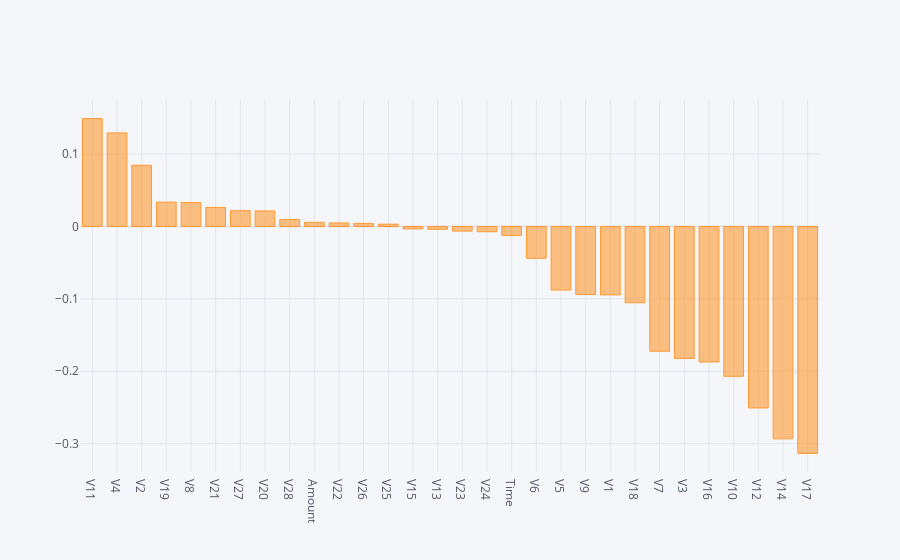

Notebook cell for this chart:
### Markdown cell above
#### Corr of other features with Class

### Code cell
df.corr()["Class"].drop(index="Class").sort_values(ascending=False).iplot(kind = "bar")

### Figure 1 — Plotly figure (JSON) as saved in the notebook; plotly's stock layout.template omitted (floating-point values rounded to 4 significant figures)
{"data": [{"marker": {"color": "rgba(255, 153, 51, 0.6)", "line": {"color": "rgba(255, 153, 51, 1.0)", "width": 1}}, "name": "Class", "orientation": "v", "text": "", "type": "bar", "x": ["V11", "V4", "V2", "V19", "V8", "V21", "V27", "V20", "V28", "Amount", "V22", "V26", "V25", "V15", "V13", "V23", "V24", "Time", "V6", "V5", "V9", "V1", "V18", "V7", "V3", "V16", "V10", "V12", "V14", "V17"], "y": [0.1491, 0.1293, 0.08462, 0.03363, 0.03307, 0.02636, 0.02189, 0.02149, 0.009682, 0.005777, 0.004887, 0.004265, 0.003202, -0.0033, -0.003897, -0.006333, -0.00721, -0.01236, -0.04392, -0.08781, -0.09402, -0.09449, -0.1053, -0.1723, -0.1823, -0.1872, -0.207, -0.2507, -0.2934, -0.3135]}], "layout": {"legend": {"bgcolor": "#F5F6F9", "font": {"color": "#4D5663"}}, "paper_bgcolor": "#F5F6F9", "plot_bgcolor": "#F5F6F9", "title": {"font": {"color": "#4D5663"}}, "xaxis": {"gridcolor": "#E1E5ED", "showgrid": true, "tickfont": {"color": "#4D5663"}, "title": {"font": {"color": "#4D5663"}, "text": ""}, "zerolinecolor": "#E1E5ED"}, "yaxis": {"gridcolor": "#E1E5ED", "showgrid": true, "tickfont": {"color": "#4D5663"}, "title": {"font": {"color": "#4D5663"}, "text": ""}, "zerolinecolor": "#E1E5ED"}}}
